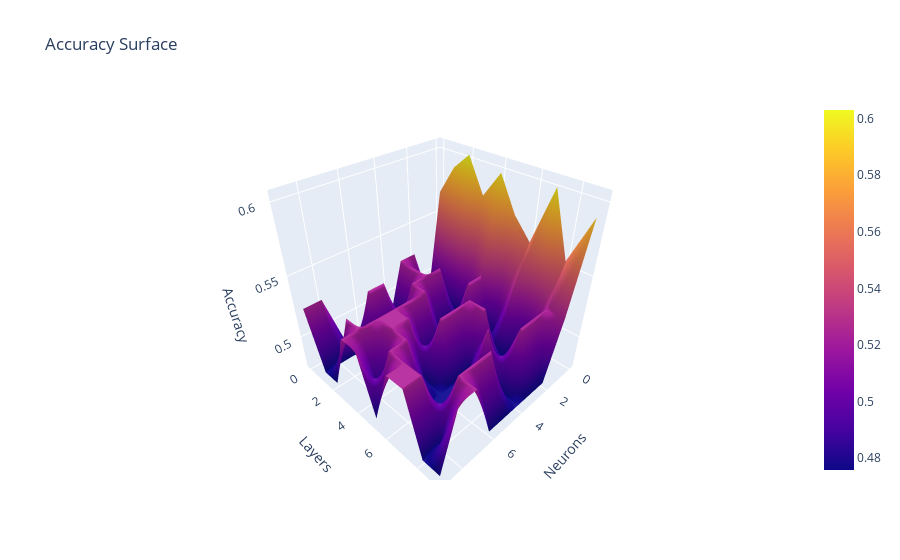

The code cell stored with this chart in its notebook:
### Code cell
fig5 = go.Figure(data=[go.Surface(z=Accuracy_v05)])

fig5.update_layout(title='Accuracy Surface', autosize=True,
                   scene = dict(xaxis_title='Neurons',
                                yaxis_title='Layers',
                                zaxis_title='Accuracy'))
fig5.update_yaxes(tickvals=[x+30 for x in range(10)])
fig5.update_xaxes(tickvals=[x+30 for x in range(10)])

fig5.show()
fig5.write_html('ACC_05.html')

### Figure 1 — Plotly figure (JSON) as saved in the notebook; plotly's stock layout.template omitted (floating-point values rounded to 4 significant figures)
{"data": [{"type": "surface", "z": [[0.5674, 0.4758, 0.5242, 0.5242, 0.4758, 0.4758, 0.4758, 0.4758, 0.5242, 0.5242], [0.5903, 0.4758, 0.4758, 0.5242, 0.4758, 0.5242, 0.5242, 0.4758, 0.4758, 0.4758], [0.6031, 0.4758, 0.5242, 0.5242, 0.5242, 0.4758, 0.4758, 0.4758, 0.5242, 0.4758], [0.5776, 0.4758, 0.4758, 0.4758, 0.5242, 0.5242, 0.5242, 0.5242, 0.5242, 0.5242], [0.598, 0.5242, 0.5242, 0.4758, 0.4758, 0.4758, 0.5242, 0.5242, 0.4758, 0.5242], [0.5725, 0.4758, 0.4758, 0.5242, 0.5242, 0.5242, 0.4758, 0.5242, 0.5242, 0.4758], [0.5573, 0.5242, 0.4758, 0.5242, 0.4758, 0.4758, 0.4758, 0.4758, 0.5242, 0.5242], [0.6005, 0.4758, 0.4758, 0.4758, 0.5242, 0.4758, 0.4758, 0.4758, 0.5242, 0.5242], [0.5547, 0.5242, 0.5242, 0.5242, 0.4758, 0.5242, 0.5242, 0.5242, 0.4758, 0.4758], [0.5903, 0.5242, 0.4758, 0.4758, 0.4758, 0.4758, 0.4758, 0.5242, 0.5242, 0.4758]]}], "layout": {"autosize": true, "scene": {"xaxis": {"title": {"text": "Neurons"}}, "yaxis": {"title": {"text": "Layers"}}, "zaxis": {"title": {"text": "Accuracy"}}}, "title": {"text": "Accuracy Surface"}, "xaxis": {"tickvals": [30, 31, 32, 33, 34, 35, 36, 37, 38, 39]}, "yaxis": {"tickvals": [30, 31, 32, 33, 34, 35, 36, 37, 38, 39]}}}
